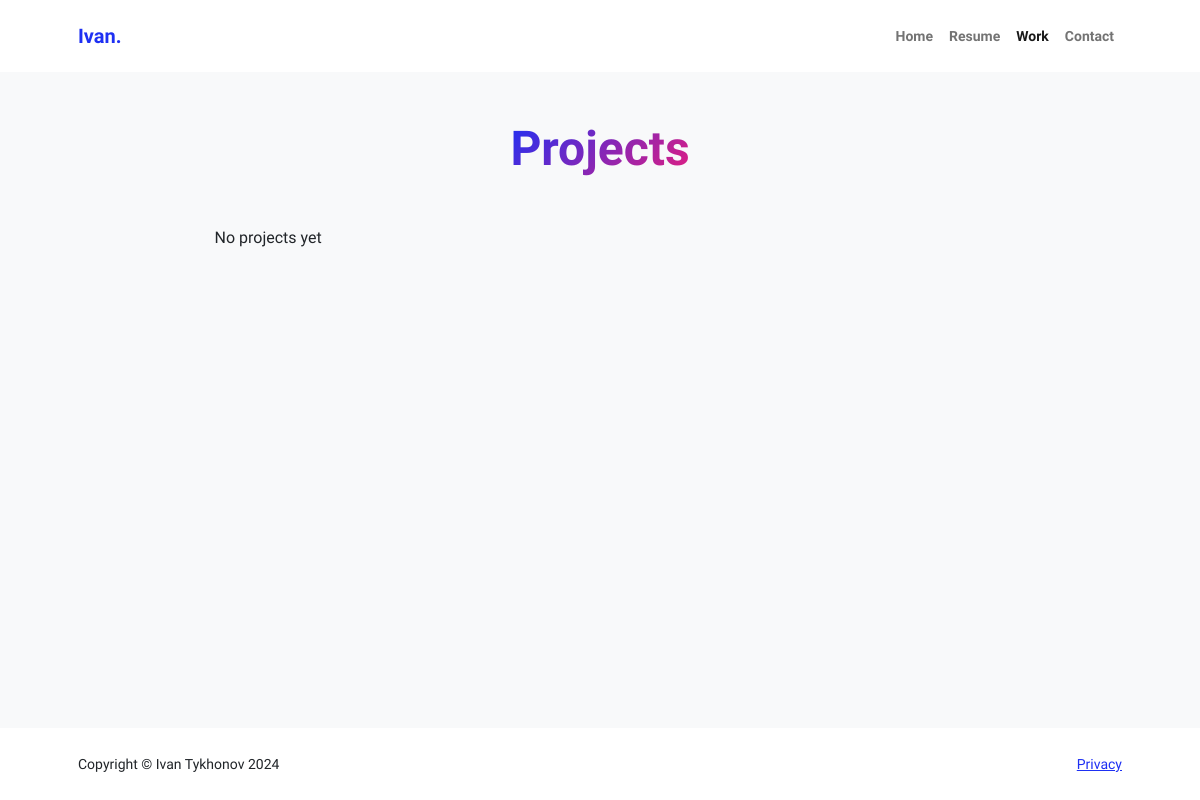
The app's page /work, older data.
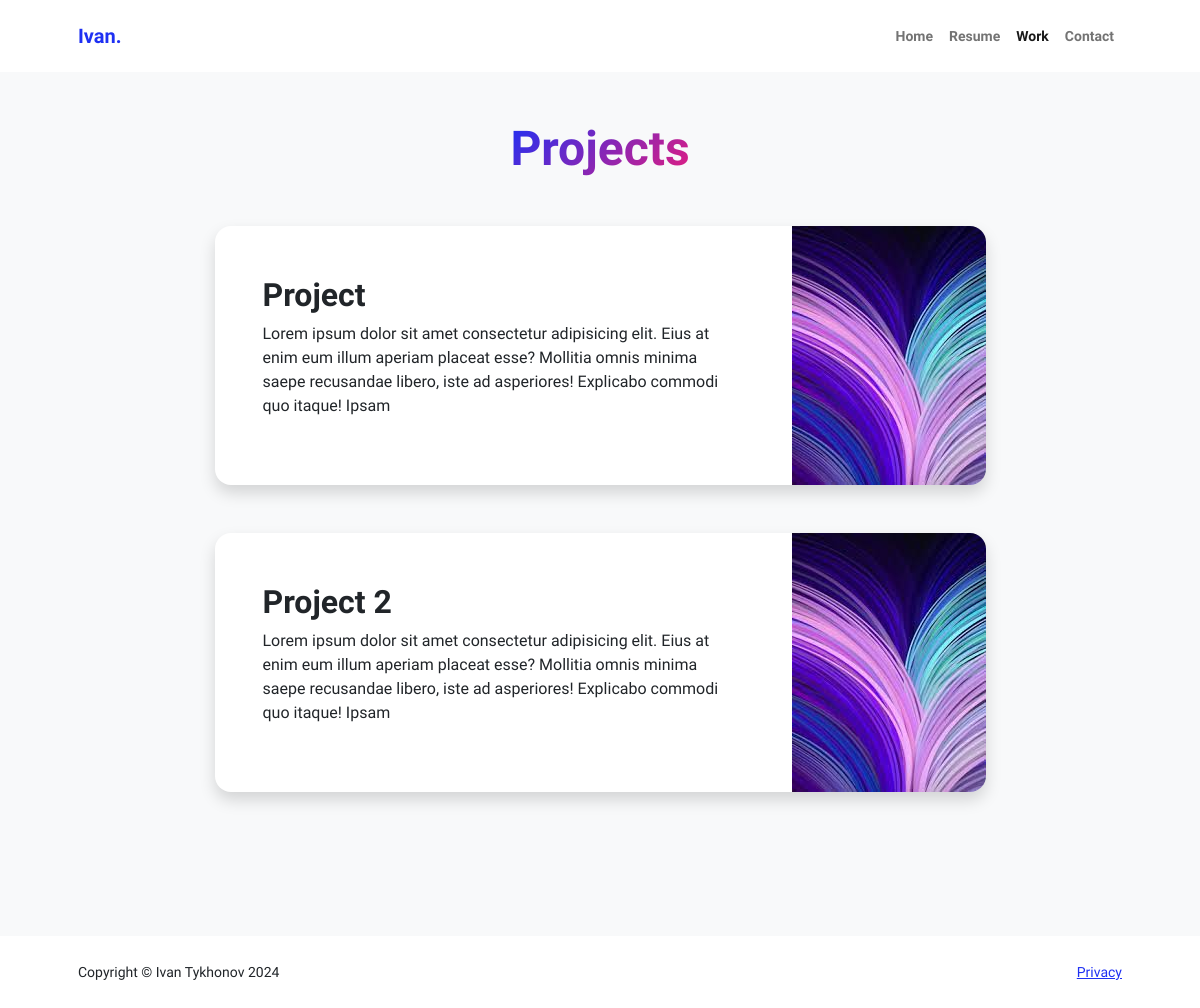
The same page, newer data.
### pfapp/models.py (models this page shows, shortened)
class Project(models.Model):
    name = models.CharField(max_length=30)
    description = models.TextField()
    image = models.ImageField(upload_to='static/pfapp/assets/', blank=True)

### pfapp/views.py (the view)
# urls.py: path("work", views.work, name="work"),
def work(request):
    projects = Project.objects.all()
    context = {
        'projects': projects,
    }
    return render(request, 'pfapp/work.html', context)

### pfapp/templates/pfapp/work.html (shortened to what this page needs)
{% extends 'pfapp/base.html' %}
{% block content%}
<body class="d-flex flex-column h-100 bg-light">
    <main class="flex-shrink-0">
        <section class="py-5">
            <div class="container px-5 mb-5">
                <div class="text-center mb-5">
                    <h1 class="display-5 fw-bolder mb-0"><span class="text-gradient d-inline">Projects</span></h1>
                </div>
                <div class="row gx-5 justify-content-center">
                    <div class="col-lg-11 col-xl-9 col-xxl-8">
                        {% if projects %}
                            {% for project in projects %}
                                <div class="card overflow-hidden shadow rounded-4 border-0 mb-5">
                                    <div class="card-body p-0">
                                        <div class="d-flex align-items-center">
                                            <div class="p-5">
                                                <h2 class="fw-bolder">{{ project.name }}</h2>
                                                <p>{{ project.description }}</p>
                                            </div>
                                            <img class="img-fluid" src="{{ project.image }}" alt="{{ project.name }}" />
                                        </div>
                                    </div>
                                </div>
                            {% endfor %}
                        {% else %}
                            <p>No projects yet</p>
                        {% endif %}
                    </div>
                </div>
            </div>
        </section>
    </main>
</body>
{% endblock %}

Row changes from the older to the newer data that the page shows:
added Project: name "Project", description "Lorem ipsum dolor sit amet consectetur adipisicing elit. Eius at enim eum illum aperiam placeat esse? Mollitia omnis minima saepe recusandae libero, iste ad asperiores! Explicabo commodi quo itaque! Ipsam", image (picture)
added Project: name "Project 2", description "Lorem ipsum dolor sit amet consectetur adipisicing elit. Eius at enim eum illum aperiam placeat esse? Mollitia omnis minima saepe recusandae libero, iste ad asperiores! Explicabo commodi quo itaque! Ipsam", image (picture)
Text that changed along with them:
text no longer shown: "No projects yet"
